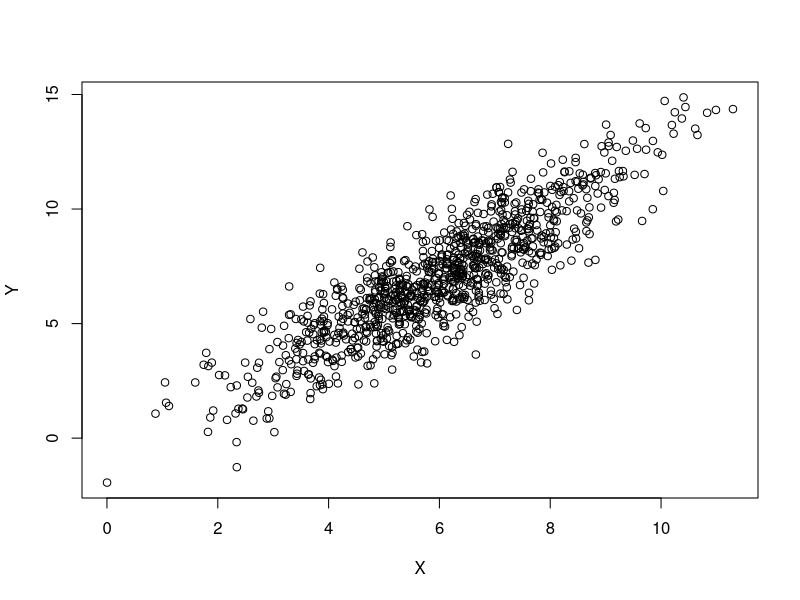

Here is the R script that generated this plot:
## ---- chunk 1
knitr::opts_chunk$set(echo = FALSE)
## ---- chunk 2
library(DiagrammeR)

grViz("
digraph boxes_and_circles {

  # a 'graph' statement
  graph [overlap = true, fontsize = 10]

  # several 'node' statements
  node [shape = box,
        fontname = Helvetica]
  U; X; Y; Z;

  node [shape = circle,
        fixedsize = true,
        width = 0.9] // sets as circles
  U; X; Y; Z;

  # several 'edge' statements
  U->X X->Y Z->Y Z->X
}
")
## ---- chunk 3
n <- 1000

U <- rnorm(n, 5, 1)

Z <- rnorm(n, 1, 1)

X <- rnorm( n, U + 1* Z, 1)

Y <- rnorm(n ,X + 1*Z, 1)

## ---- chunk 4
plot(X, Y)
## ---- chunk 5
fit1 <- lm(Y ~ X)

arm::display(fit1)
## ---- chunk 6
fit2 <- lm(Y ~ X + Z)
arm::display(fit2)
